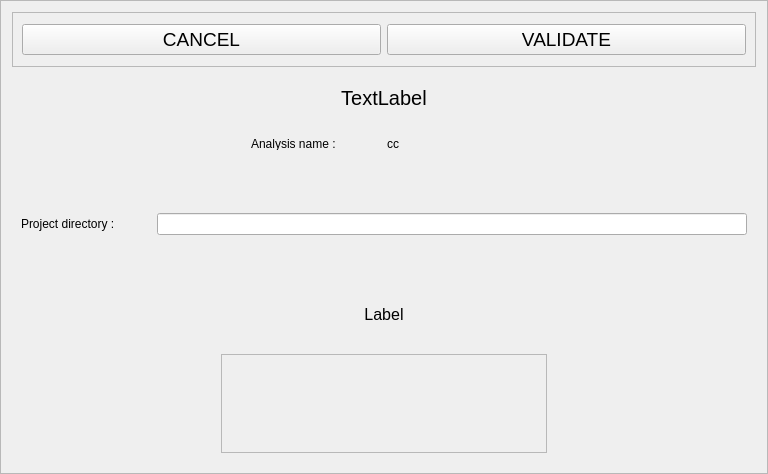
<?xml version="1.0" encoding="UTF-8"?>
<ui version="4.0">
 <class>Frame</class>
 <widget class="QFrame" name="Frame">
  <property name="geometry">
   <rect>
    <x>0</x>
    <y>0</y>
    <width>768</width>
    <height>474</height>
   </rect>
  </property>
  <property name="windowTitle">
   <string>Frame</string>
  </property>
  <property name="frameShape">
   <enum>QFrame::StyledPanel</enum>
  </property>
  <property name="frameShadow">
   <enum>QFrame::Raised</enum>
  </property>
  <layout class="QVBoxLayout" name="verticalLayout_3">
   <item>
    <widget class="QFrame" name="frame_6">
     <property name="sizePolicy">
      <sizepolicy hsizetype="Expanding" vsizetype="Preferred">
       <horstretch>0</horstretch>
       <verstretch>0</verstretch>
      </sizepolicy>
     </property>
     <property name="minimumSize">
      <size>
       <width>0</width>
       <height>55</height>
      </size>
     </property>
     <property name="maximumSize">
      <size>
       <width>16777215</width>
       <height>55</height>
      </size>
     </property>
     <property name="frameShape">
      <enum>QFrame::StyledPanel</enum>
     </property>
     <property name="frameShadow">
      <enum>QFrame::Raised</enum>
     </property>
     <layout class="QHBoxLayout" name="horizontalLayout_9">
      <item>
       <widget class="QPushButton" name="exitButton">
        <property name="font">
         <font>
          <pointsize>14</pointsize>
         </font>
        </property>
        <property name="toolTip">
         <string>Leave this screen without loosing any change</string>
        </property>
        <property name="text">
         <string>CANCEL</string>
        </property>
        <property name="shortcut">
         <string>Alt+E</string>
        </property>
       </widget>
      </item>
      <item>
       <widget class="QPushButton" name="okButton">
        <property name="font">
         <font>
          <pointsize>14</pointsize>
         </font>
        </property>
        <property name="toolTip">
         <string>Test and save data (Alt+o)</string>
        </property>
        <property name="text">
         <string>VALIDATE</string>
        </property>
        <property name="shortcut">
         <string>Alt+V</string>
        </property>
       </widget>
      </item>
     </layout>
    </widget>
   </item>
   <item>
    <widget class="QLabel" name="analysisTypeLabel">
     <property name="minimumSize">
      <size>
       <width>0</width>
       <height>50</height>
      </size>
     </property>
     <property name="maximumSize">
      <size>
       <width>16777215</width>
       <height>50</height>
      </size>
     </property>
     <property name="font">
      <font>
       <pointsize>15</pointsize>
      </font>
     </property>
     <property name="text">
      <string>TextLabel</string>
     </property>
     <property name="alignment">
      <set>Qt::AlignCenter</set>
     </property>
    </widget>
   </item>
   <item>
    <widget class="QFrame" name="frame_4">
     <property name="minimumSize">
      <size>
       <width>0</width>
       <height>30</height>
      </size>
     </property>
     <property name="maximumSize">
      <size>
       <width>16777215</width>
       <height>30</height>
      </size>
     </property>
     <property name="frameShape">
      <enum>QFrame::NoFrame</enum>
     </property>
     <property name="frameShadow">
      <enum>QFrame::Raised</enum>
     </property>
     <layout class="QHBoxLayout" name="horizontalLayout_4">
      <item>
       <spacer name="horizontalSpacer_3">
        <property name="orientation">
         <enum>Qt::Horizontal</enum>
        </property>
        <property name="sizeHint" stdset="0">
         <size>
          <width>40</width>
          <height>20</height>
         </size>
        </property>
       </spacer>
      </item>
      <item>
       <widget class="QLabel" name="label_7">
        <property name="minimumSize">
         <size>
          <width>130</width>
          <height>0</height>
         </size>
        </property>
        <property name="maximumSize">
         <size>
          <width>130</width>
          <height>16777215</height>
         </size>
        </property>
        <property name="text">
         <string>Analysis name :</string>
        </property>
       </widget>
      </item>
      <item>
       <widget class="QLabel" name="analysisNameLabel">
        <property name="minimumSize">
         <size>
          <width>130</width>
          <height>0</height>
         </size>
        </property>
        <property name="maximumSize">
         <size>
          <width>130</width>
          <height>16777215</height>
         </size>
        </property>
        <property name="text">
         <string>cc</string>
        </property>
       </widget>
      </item>
      <item>
       <spacer name="horizontalSpacer_4">
        <property name="orientation">
         <enum>Qt::Horizontal</enum>
        </property>
        <property name="sizeHint" stdset="0">
         <size>
          <width>40</width>
          <height>20</height>
         </size>
        </property>
       </spacer>
      </item>
     </layout>
    </widget>
   </item>
   <item>
    <widget class="QFrame" name="frame_2">
     <property name="frameShape">
      <enum>QFrame::NoFrame</enum>
     </property>
     <property name="frameShadow">
      <enum>QFrame::Raised</enum>
     </property>
     <layout class="QHBoxLayout" name="horizontalLayout_2">
      <item>
       <widget class="QLabel" name="projectDirLabel">
        <property name="minimumSize">
         <size>
          <width>130</width>
          <height>0</height>
         </size>
        </property>
        <property name="maximumSize">
         <size>
          <width>130</width>
          <height>16777215</height>
         </size>
        </property>
        <property name="text">
         <string>Project directory : </string>
        </property>
       </widget>
      </item>
      <item>
       <widget class="QLineEdit" name="projectDirEdit">
        <property name="readOnly">
         <bool>true</bool>
        </property>
       </widget>
      </item>
     </layout>
    </widget>
   </item>
   <item>
    <widget class="QLabel" name="selectionLabel">
     <property name="minimumSize">
      <size>
       <width>0</width>
       <height>50</height>
      </size>
     </property>
     <property name="maximumSize">
      <size>
       <width>16777215</width>
       <height>50</height>
      </size>
     </property>
     <property name="font">
      <font>
       <pointsize>12</pointsize>
      </font>
     </property>
     <property name="text">
      <string>Label</string>
     </property>
     <property name="alignment">
      <set>Qt::AlignCenter</set>
     </property>
    </widget>
   </item>
   <item>
    <widget class="QFrame" name="frame">
     <property name="frameShape">
      <enum>QFrame::NoFrame</enum>
     </property>
     <property name="frameShadow">
      <enum>QFrame::Raised</enum>
     </property>
     <layout class="QHBoxLayout" name="horizontalLayout">
      <item>
       <spacer name="horizontalSpacer">
        <property name="orientation">
         <enum>Qt::Horizontal</enum>
        </property>
        <property name="sizeType">
         <enum>QSizePolicy::Minimum</enum>
        </property>
        <property name="sizeHint" stdset="0">
         <size>
          <width>200</width>
          <height>20</height>
         </size>
        </property>
       </spacer>
      </item>
      <item>
       <widget class="QFrame" name="frame_3">
        <property name="maximumSize">
         <size>
          <width>400</width>
          <height>16777215</height>
         </size>
        </property>
        <property name="frameShape">
         <enum>QFrame::StyledPanel</enum>
        </property>
        <property name="frameShadow">
         <enum>QFrame::Raised</enum>
        </property>
        <layout class="QHBoxLayout" name="horizontalLayout_3">
         <item>
          <widget class="QFrame" name="frame">
           <property name="maximumSize">
            <size>
             <width>150</width>
             <height>16777215</height>
            </size>
           </property>
           <layout class="QVBoxLayout" name="verticalLayout"/>
          </widget>
         </item>
         <item>
          <widget class="QFrame" name="frame">
           <property name="maximumSize">
            <size>
             <width>150</width>
             <height>16777215</height>
            </size>
           </property>
           <layout class="QVBoxLayout" name="verticalLayout_2"/>
          </widget>
         </item>
        </layout>
       </widget>
      </item>
      <item>
       <spacer name="horizontalSpacer_2">
        <property name="orientation">
         <enum>Qt::Horizontal</enum>
        </property>
        <property name="sizeType">
         <enum>QSizePolicy::Minimum</enum>
        </property>
        <property name="sizeHint" stdset="0">
         <size>
          <width>200</width>
          <height>20</height>
         </size>
        </property>
       </spacer>
      </item>
     </layout>
    </widget>
   </item>
  </layout>
 </widget>
 <resources/>
 <connections/>
</ui>
